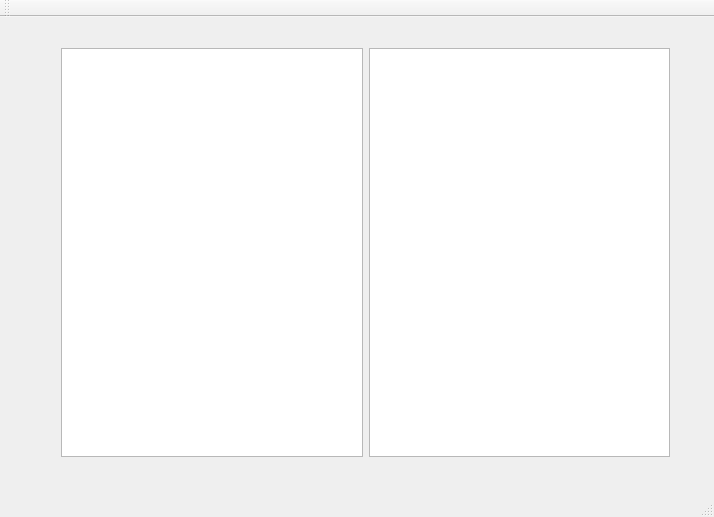
<?xml version="1.0" encoding="UTF-8"?>
<ui version="4.0">
 <class>FileBrowser</class>
 <widget class="QMainWindow" name="FileBrowser">
  <property name="geometry">
   <rect>
    <x>0</x>
    <y>0</y>
    <width>714</width>
    <height>517</height>
   </rect>
  </property>
  <property name="windowTitle">
   <string>FileBrowser</string>
  </property>
  <widget class="QWidget" name="centralWidget">
   <widget class="QWidget" name="">
    <property name="geometry">
     <rect>
      <x>50</x>
      <y>20</y>
      <width>631</width>
      <height>431</height>
     </rect>
    </property>
    <layout class="QHBoxLayout" name="horizontalLayout">
     <item>
      <widget class="QTreeView" name="treeView"/>
     </item>
     <item>
      <widget class="QListView" name="listView"/>
     </item>
    </layout>
   </widget>
  </widget>
  <widget class="QMenuBar" name="menuBar">
   <property name="geometry">
    <rect>
     <x>0</x>
     <y>0</y>
     <width>714</width>
     <height>22</height>
    </rect>
   </property>
  </widget>
  <widget class="QToolBar" name="mainToolBar">
   <attribute name="toolBarArea">
    <enum>TopToolBarArea</enum>
   </attribute>
   <attribute name="toolBarBreak">
    <bool>false</bool>
   </attribute>
  </widget>
  <widget class="QStatusBar" name="statusBar"/>
 </widget>
 <layoutdefault spacing="6" margin="11"/>
 <resources/>
 <connections/>
</ui>
